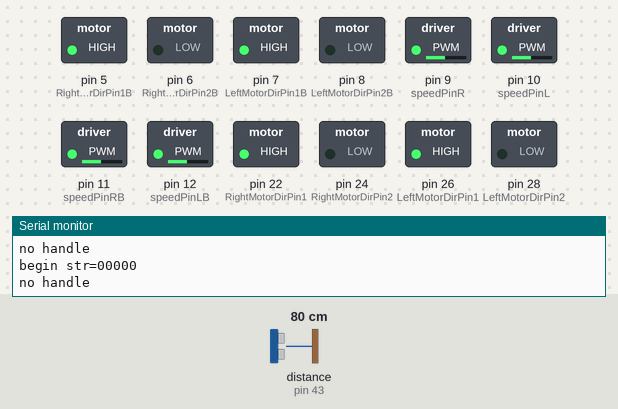
The sketch below on a simulated Arduino Mega 2560, built with avr-gcc and run on an emulated ATmega2560. Parts: switched loads named in the sketch (green lamp = pin HIGH), the last lines printed to the serial monitor. Wiring (inferred from the names in the program): ultrasonic range finder: trigger pin 42; echo pin 43. Dashed ring = blinking. Inputs (shaded band) come from the test bench; at power-on: distance to the obstacle (sensor on pin 43) 80 cm. The echo pulse lasts 58.3 µs per cm; pins used as bus, display or sensor lines are not drawn.

Above: at 1.2 s.
1.3 s: distance to the obstacle (sensor on pin 43) set to 35 cm
4.3 s: distance to the obstacle (sensor on pin 43) set to 29 cm
At 4.69 s:
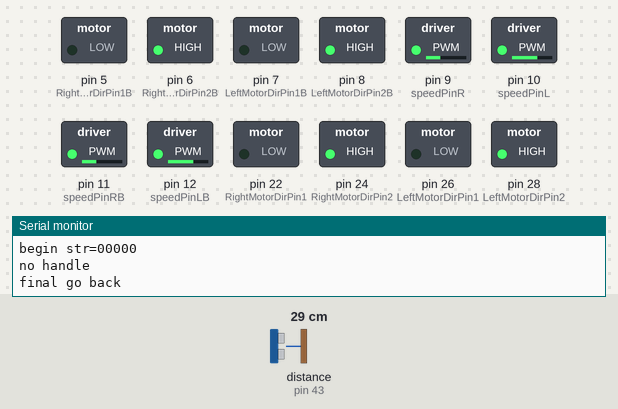
7.3 s: distance to the obstacle (sensor on pin 43) set to 60 cm
At 7.74 s:
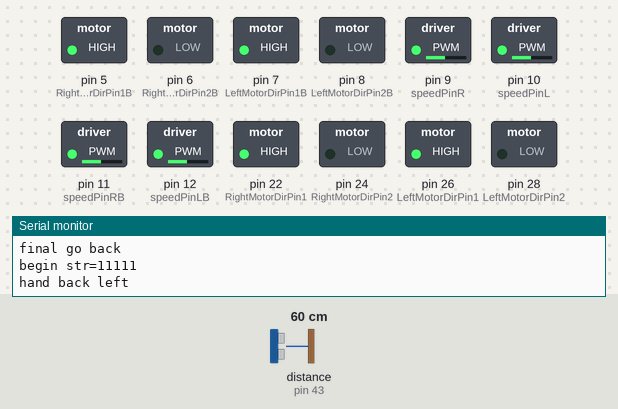
10.3 s: distance to the obstacle (sensor on pin 43) set to 2 cm
At 10.71 s:
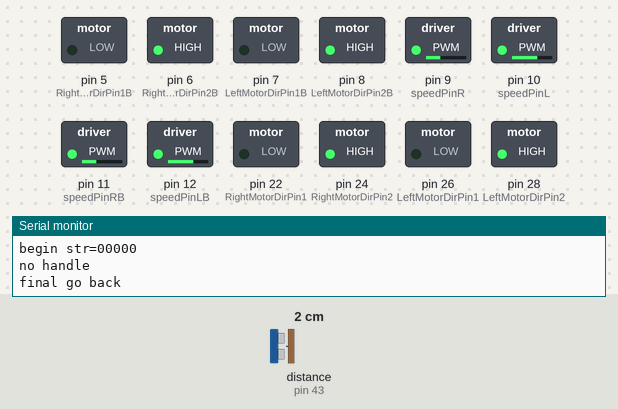
Timing chart, 0 to 14.3 s (numbered marks = the images above; inputs shaded):
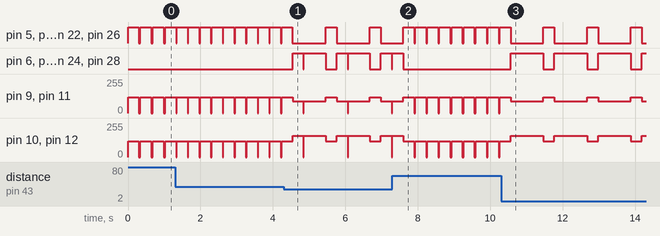

Measured:
- the behaviour switches between 32 and 31 cm on distance to the obstacle (sensor on pin 43) (found by bisection; images 0 and 1)
- after the input at 4.3 s, pin 5 (RightMotorDirPin1B): alternates HIGH for 0.30 s and LOW for 0.92 s, starting after 1.2 s; pin 6 (RightMotorDirPin2B): LOW → HIGH after 0.24 s, then repeats every 1.2 s: LOW 0.01 s, HIGH 0.60 s, LOW 0.30 s, HIGH 0.30 s
- after the input at 7.3 s, pin 5 (RightMotorDirPin1B), pin 7 (LeftMotorDirPin1B): alternates HIGH for 0.30 s and LOW for 0.03 s, starting after 0.30 s
- after the input at 10.3 s, pin 5 (RightMotorDirPin1B): alternates HIGH for 0.30 s and LOW for 0.91 s, starting after 1.2 s; pin 6 (RightMotorDirPin2B): alternates HIGH for 0.91 s and LOW for 0.30 s, starting after 0.26 s
- by itself, pin 9 (speedPinR), pin 11 (speedPinRB): repeats every 1.2 s: 0/255 0.01 s, 90/255 0.60 s, 120/255 0.30 s, 90/255 0.30 s
- by itself, pin 10 (speedPinL), pin 12 (speedPinLB): repeats every 1.2 s: 0/255 0.01 s, 160/255 0.60 s, 120/255 0.30 s, 160/255 0.30 s
- by itself, pin 5 (RightMotorDirPin1B), pin 7 (LeftMotorDirPin1B), pin 22 (RightMotorDirPin1), pin 26 (LeftMotorDirPin1): alternates HIGH for 0.30 s and LOW for 0.02 s

The sketch:

4WD_simple_obstacle.ino
```cpp
#define speedPinR 9   //  Front Wheel PWM pin connect Right MODEL-X ENA
#define RightMotorDirPin1  22    //Front Right Motor direction pin 1 to Right MODEL-X IN1  (K1)
#define RightMotorDirPin2  24   //Front Right Motor direction pin 2 to Right MODEL-X IN2   (K1)
#define LeftMotorDirPin1  26    //Front Left Motor direction pin 1 to Right MODEL-X IN3 (K3)
#define LeftMotorDirPin2  28   //Front Left Motor direction pin 2 to Right MODEL-X IN4 (K3)
#define speedPinL 10   //  Front Wheel PWM pin connect Right MODEL-X ENB

#define speedPinRB 11   //  Rear Wheel PWM pin connect Left MODEL-X ENA
#define RightMotorDirPin1B  5    //Rear Right Motor direction pin 1 to Left  MODEL-X IN1 ( K1)
#define RightMotorDirPin2B 6    //Rear Right Motor direction pin 2 to Left  MODEL-X IN2 ( K1)
#define LeftMotorDirPin1B 7    //Rear Left Motor direction pin 1 to Left  MODEL-X IN3  (K3)
#define LeftMotorDirPin2B 8  //Rear Left Motor direction pin 2 to Left  MODEL-X IN4 (K3)
#define speedPinLB 12    //  Rear Wheel PWM pin connect Left MODEL-X ENB

#define LPT 2 // scan loop coumter

#define Echo_PIN    43 // Ultrasonic Echo pin connect to A5
#define Trig_PIN    42  // Ultrasonic Trig pin connect to A4

#define FAST_SPEED  160   //both sides of the motor speed
#define SPEED  120     //both sides of the motor speed
#define TURN_SPEED  120   //both sides of the motor speed
#define BACK_SPEED1  160   //back speed
#define BACK_SPEED2  90    //back speed

int leftscanval, centerscanval, rightscanval, ldiagonalscanval, rdiagonalscanval;
const int distancelimit = 30; //distance limit for obstacles in front
const int sidedistancelimit = 30; //minimum distance in cm to obstacles at both sides (the car will allow a shorter distance sideways)
int distance;
int numcycles = 0;
const int turntime = 250; //Time the robot spends turning (miliseconds)
const int backtime = 300; //Time the robot spends turning (miliseconds)

int thereis;

/*motor control*/
void go_Advance()  //Forward
{
FR_fwd();
FL_fwd();
RR_fwd();
RL_fwd();
}
void go_Left()  //Turn left
{
FR_fwd();
FL_bck();
RR_fwd();
RL_bck();
}
void go_Right()  //Turn right
{
FR_bck();
FL_fwd();
RR_bck();
RL_fwd();
}
void go_Back()  //Reverse
{
FR_bck();
FL_bck();
RR_bck();
RL_bck();
}

void stop_Stop()    //Stop
{
  digitalWrite(RightMotorDirPin1, LOW);
  digitalWrite(RightMotorDirPin2,LOW);
  digitalWrite(LeftMotorDirPin1,LOW);
  digitalWrite(LeftMotorDirPin2,LOW);
  digitalWrite(RightMotorDirPin1B, LOW);
  digitalWrite(RightMotorDirPin2B,LOW);
  digitalWrite(LeftMotorDirPin1B,LOW);
  digitalWrite(LeftMotorDirPin2B,LOW);
  set_Motorspeed(0,0,0,0);
}

/*set motor speed */
void set_Motorspeed(int leftFront,int rightFront,int leftBack,int rightBack)
{
 analogWrite(speedPinL,leftFront);
 analogWrite(speedPinR,rightFront);
 analogWrite(speedPinLB,leftBack);
 analogWrite(speedPinRB,rightBack);

}

void FR_fwd()  //front-right wheel forward turn
{
  digitalWrite(RightMotorDirPin1,HIGH);
  digitalWrite(RightMotorDirPin2,LOW);
}
void FR_bck() // front-right wheel backward turn
{
  digitalWrite(RightMotorDirPin1,LOW);
  digitalWrite(RightMotorDirPin2,HIGH);
}
void FL_fwd() // front-left wheel forward turn
{
  digitalWrite(LeftMotorDirPin1,HIGH);
  digitalWrite(LeftMotorDirPin2,LOW);
}
void FL_bck() // front-left wheel backward turn
{
  digitalWrite(LeftMotorDirPin1,LOW);
  digitalWrite(LeftMotorDirPin2,HIGH);
}

void RR_fwd()  //rear-right wheel forward turn
{
  digitalWrite(RightMotorDirPin1B,HIGH);
  digitalWrite(RightMotorDirPin2B,LOW);
}
void RR_bck()  //rear-right wheel backward turn
{
  digitalWrite(RightMotorDirPin1B,LOW);
  digitalWrite(RightMotorDirPin2B,HIGH);
}
void RL_fwd()  //rear-left wheel forward turn
{
  digitalWrite(LeftMotorDirPin1B,HIGH);
  digitalWrite(LeftMotorDirPin2B,LOW);
}
void RL_bck()    //rear-left wheel backward turn
{
  digitalWrite(LeftMotorDirPin1B,LOW);
  digitalWrite(LeftMotorDirPin2B,HIGH);
}

/*detection of ultrasonic distance*/
int watch(){
  long echo_distance;
  digitalWrite(Trig_PIN,LOW);
  delayMicroseconds(5);
  digitalWrite(Trig_PIN,HIGH);
  delayMicroseconds(15);
  digitalWrite(Trig_PIN,LOW);
  echo_distance=pulseIn(Echo_PIN,HIGH);
  echo_distance=echo_distance*0.01657; //how far away is the object in cm
 //Serial.println((int)echo_distance);
  return round(echo_distance);
}

//Meassures distances to the right, left, front, left diagonal, right diagonal and asign them in cm to the variables rightscanval,
//leftscanval, centerscanval, ldiagonalscanval and rdiagonalscanval (there are 5 points for distance testing)
String watchsurrounding(){
/*  obstacle_status is a binary integer, its last 5 digits stands for if there is any obstacles in 5 directions,
 *   for example B101000 last 5 digits is 01000, which stands for Left front has obstacle, B100111 means front, right front and right ha
 */

int obstacle_status =B100000;
  centerscanval = watch();
  if(centerscanval<distancelimit){
    stop_Stop();

    obstacle_status  =obstacle_status | B100;
    }

  ldiagonalscanval = watch();
  if(ldiagonalscanval<distancelimit){
    stop_Stop();

     obstacle_status  =obstacle_status | B1000;
    }

  leftscanval = watch();
  if(leftscanval<sidedistancelimit){
    stop_Stop();

     obstacle_status  =obstacle_status | B10000;
    }


  centerscanval = watch();
  if(centerscanval<distancelimit){
    stop_Stop();

    obstacle_status  =obstacle_status | B100;
    }

  rdiagonalscanval = watch();
  if(rdiagonalscanval<distancelimit){
    stop_Stop();

    obstacle_status  =obstacle_status | B10;
    }

  rightscanval = watch();
  if(rightscanval<sidedistancelimit){
    stop_Stop();

    obstacle_status  =obstacle_status | 1;
    }

   String obstacle_str= String(obstacle_status,BIN);
  obstacle_str= obstacle_str.substring(1,6);

  return obstacle_str; //return 5-character string standing for 5 direction obstacle status
}

void auto_avoidance(){

  ++numcycles;
  if(numcycles>=LPT){ //Watch if something is around every LPT loops while moving forward
     stop_Stop();
    String obstacle_sign=watchsurrounding(); // 5 digits of obstacle_sign binary value means the 5 direction obstacle status
      Serial.print("begin str=");
        Serial.println(obstacle_sign);
                    if( obstacle_sign=="10000"){
     Serial.println("SLIT right");
          set_Motorspeed(FAST_SPEED,SPEED,FAST_SPEED,SPEED);
     go_Advance();

      delay(turntime);
      stop_Stop();
    }
        else    if( obstacle_sign=="00001"  ){
     Serial.println("SLIT LEFT");
       set_Motorspeed(SPEED,FAST_SPEED,SPEED,FAST_SPEED);
      go_Advance();

      delay(turntime);
      stop_Stop();
    }
    else if( obstacle_sign=="11100" || obstacle_sign=="01000" || obstacle_sign=="11000"  || obstacle_sign=="10100"  || obstacle_sign=="01100" ||obstacle_sign=="00100"  ||obstacle_sign=="01000" ){
     Serial.println("hand right");
      go_Right();
      set_Motorspeed(TURN_SPEED,TURN_SPEED,TURN_SPEED,TURN_SPEED);
      delay(turntime);
      stop_Stop();
    }
    else if( obstacle_sign=="00010" || obstacle_sign=="00111" || obstacle_sign=="00011"  || obstacle_sign=="00101" || obstacle_sign=="00110" || obstacle_sign=="01010" ){
    Serial.println("hand left");
     go_Left();//Turn left
     set_Motorspeed(TURN_SPEED,TURN_SPEED,TURN_SPEED,TURN_SPEED);
      delay(turntime);
      stop_Stop();
    }

    else if(  obstacle_sign=="01111" ||  obstacle_sign=="10111" || obstacle_sign=="11111"  ){
    Serial.println("hand back left");
    go_Back();
    set_Motorspeed( BACK_SPEED1,BACK_SPEED2,BACK_SPEED1,BACK_SPEED2);
       delay(backtime);
          stop_Stop();
        }
         else if( obstacle_sign=="11011"  ||    obstacle_sign=="11101"  ||  obstacle_sign=="11110"  || obstacle_sign=="01110"  ){
    Serial.println("hand back right");
   go_Back();
    set_Motorspeed(BACK_SPEED2,BACK_SPEED1,BACK_SPEED2,BACK_SPEED1);
       delay(backtime);
          stop_Stop();
        }

        else Serial.println("no handle");
    numcycles=0; //Restart count of cycles
  } else {
     set_Motorspeed(SPEED,SPEED,SPEED,SPEED);
     go_Advance();  // if nothing is wrong go forward using go() function above.
        delay(backtime);
          stop_Stop();
  }

  //else  Serial.println(numcycles);

  distance = watch(); // use the watch() function to see if anything is ahead (when the robot is just moving forward and not looking around it will test the distance in front)
  if (distance<distancelimit){ // The robot will just stop if it is completely sure there's an obstacle ahead (must test 25 times) (needed to ignore ultrasonic sensor's false signals)
 Serial.println("final go back");
  go_Back();
  set_Motorspeed(BACK_SPEED1,BACK_SPEED2,BACK_SPEED1,BACK_SPEED2);
  delay(backtime);
      ++thereis;}
  if (distance>distancelimit){
      thereis=0;} //Count is restarted
  if (thereis > 25){
  Serial.println("final stop");
    stop_Stop(); // Since something is ahead, stop moving.
    thereis=0;
  }
}

void setup() {
  /*setup L298N pin mode*/
  pinMode(RightMotorDirPin1, OUTPUT);
  pinMode(RightMotorDirPin2, OUTPUT);
  pinMode(speedPinL, OUTPUT);

  pinMode(LeftMotorDirPin1, OUTPUT);
  pinMode(LeftMotorDirPin2, OUTPUT);
  pinMode(speedPinR, OUTPUT);
     pinMode(RightMotorDirPin1B, OUTPUT);
  pinMode(RightMotorDirPin2B, OUTPUT);
  pinMode(speedPinLB, OUTPUT);

  pinMode(LeftMotorDirPin1B, OUTPUT);
  pinMode(LeftMotorDirPin2B, OUTPUT);
  pinMode(speedPinRB, OUTPUT);
  stop_Stop();//stop move
  /*init HC-SR04*/
  pinMode(Trig_PIN, OUTPUT);
  pinMode(Echo_PIN,INPUT);
  /*init buzzer*/

  digitalWrite(Trig_PIN,LOW);

  Serial.begin(9600);

  stop_Stop();//Stop

}

void loop() {
  auto_avoidance();
  // Serial.println( watchsurrounding());
}
```
